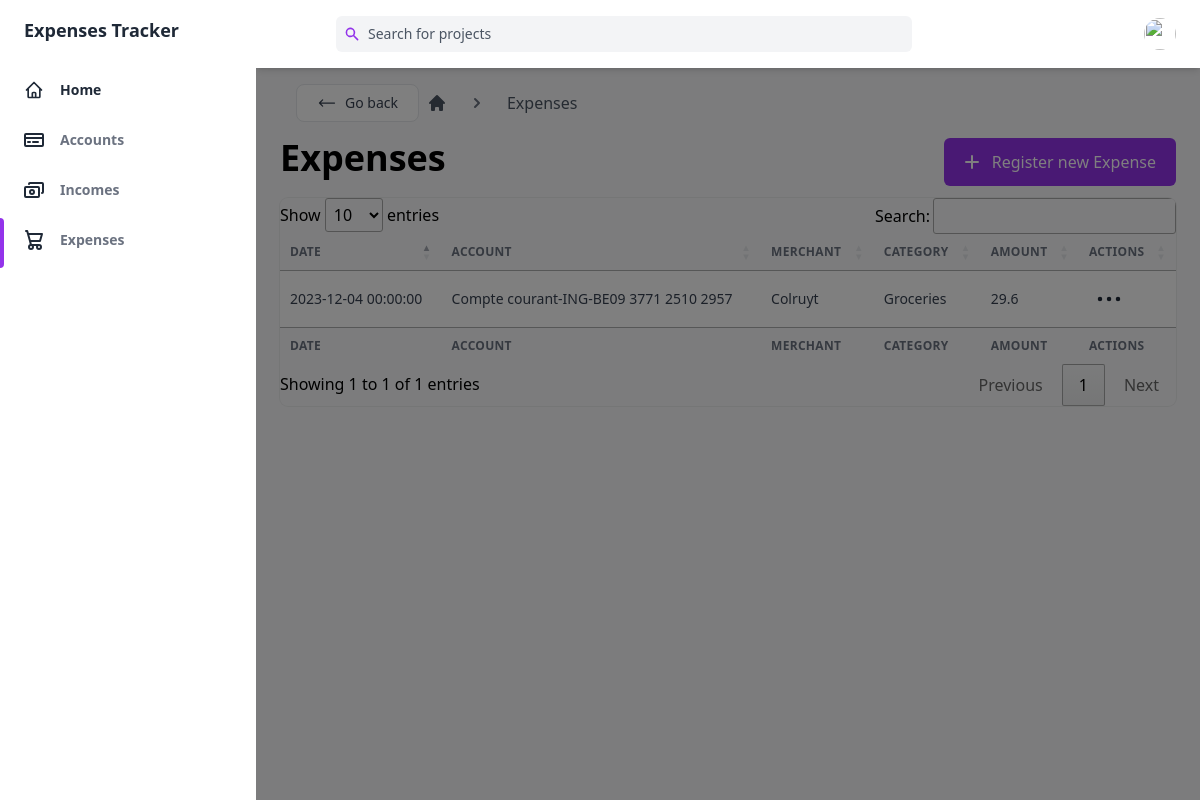
The app's page /expenses (signed in) with its own data.
### main/models.py (models this page shows)
class Expense(db.Model):
    id = db.Column(db.Integer, primary_key=True)
    user_id = db.Column(db.Integer, db.ForeignKey('user.id'), nullable=False)
    account_id = db.Column(db.Integer, db.ForeignKey('account.id'), nullable=False)
    expense_date = db.Column(db.DateTime, default=datetime.now())
    category = db.Column(db.String(50), nullable=False)
    proof = db.Column(db.String(50), default='default.jpg')
    merchant = db.Column(db.String(50), nullable=False)
    description = db.Column(db.String(50))
    amount = db.Column(db.Float, nullable=False)
    details = db.relationship('ExpenseDetail', back_populates='expense', lazy=True)

### main/routes.py (the view)
@app.route("/expenses")
@login_required
def expenses():
    expenses = Expense.query.filter_by(user_id=current_user.id).all()
    for expense in expenses:
        related_account = Account.query.get(expense.account_id)
        expense.account_id = related_account.category+"-"+related_account.bank+"-"+related_account.iban
    return render_template('expenses.html', title="expenses", expenses=expenses)

### main/models.py (called while the page is built)
@login_manager.user_loader
def load_user(user_id):
    return User.query.get(int(user_id))

### main/templates/expenses.html (shortened to what this page needs)
{% extends "base.html" %}
{% block main %}
<script src="https://cdn.tailwindcss.com"></script>
<div class="flex items-center px-4 py-4 overflow-x-auto whitespace-nowrap">
    <button  onclick="history.back()" type="button" class="w-full flex items-center justify-center w-1/2 px-5 py-2 mr-2 text-sm text-gray-700 transition-colors duration-200 bg-white border rounded-lg gap-x-2 sm:w-auto dark:hover:bg-gray-800 dark:bg-gray-900 hover:bg-gray-100 dark:text-gray-200 dark:border-gray-700">
        <svg class="w-5 h-5 rtl:rotate-180" xmlns="http://www.w3.org/2000/svg" fill="none" viewBox="0 0 24 24" stroke-width="1.5" stroke="currentColor">
            <path stroke-linecap="round" stroke-linejoin="round" d="M6.75 15.75L3 12m0 0l3.75-3.75M3 12h18" />
        </svg>
        <span>Go back</span>
    </button>
    <a href="{{url_for('dashboard')}}" class="text-gray-600 dark:text-gray-200">
        <svg xmlns="http://www.w3.org/2000/svg" class="w-5 h-5" viewBox="0 0 20 20" fill="currentColor">
            <path d="M10.707 2.293a1 1 0 00-1.414 0l-7 7a1 1 0 001.414 1.414L4 10.414V17a1 1 0 001 1h2a1 1 0 001-1v-2a1 1 0 011-1h2a1 1 0 011 1v2a1 1 0 001 1h2a1 1 0 001-1v-6.586l.293.293a1 1 0 001.414-1.414l-7-7z" />
        </svg>
    </a>
    <span class="mx-5 text-gray-500 dark:text-gray-300 rtl:-scale-x-100">
        <svg xmlns="http://www.w3.org/2000/svg" class="w-5 h-5" viewBox="0 0 20 20" fill="currentColor">
            <path fill-rule="evenodd" d="M7.293 14.707a1 1 0 010-1.414L10.586 10 7.293 6.707a1 1 0 011.414-1.414l4 4a1 1 0 010 1.414l-4 4a1 1 0 01-1.414 0z" clip-rule="evenodd" />
        </svg>
    </span>
    <a href="{{url_for('expenses')}}" class="text-gray-600 dark:text-gray-200 hover:underline">
        Expenses
    </a>
</div>
<div class="flex flex-col space-y-6 md:space-y-0 md:flex-row justify-between">
    <div class="mr-6">
      <h1 class="dark:text-white text-4xl font-semibold mb-2">Expenses</h1>
    </div>
    <div class="flex flex-wrap items-start justify-end -mb-3">
        <a href="{{url_for('new_expense')}}">
            <button class="inline-flex px-5 py-3 text-white bg-purple-600 hover:bg-purple-700 focus:bg-purple-700 rounded-md ml-6 mb-3">
                <svg aria-hidden="true" fill="none" viewBox="0 0 24 24" stroke="currentColor" class="flex-shrink-0 h-6 w-6 text-white -ml-1 mr-2">
                  <path stroke-linecap="round" stroke-linejoin="round" stroke-width="2" d="M12 6v6m0 0v6m0-6h6m-6 0H6" />
                </svg>
                Register new Expense
            </button>
        </a>
    </div>
</div>
<div class="w-full mb-8 overflow-hidden rounded-lg shadow-xs">
    <div class="w-full overflow-x-auto">
        <table id="expenses" class="w-full whitespace-no-wrap" style="width:100%">
            <thead>
                <tr class="text-xs font-semibold tracking-wide text-left text-gray-500 uppercase border-b dark:border-gray-700 bg-gray-50 dark:text-gray-400 dark:bg-gray-800">
                    <th class="px-4 py-3">Date</th>
                    <th class="px-4 py-3">Account</th>
                    <th class="px-4 py-3">Merchant</th>
                    <th class="px-4 py-3">Category</th>
                    <th class="px-4 py-3">Amount</th>
                    <th class="px-4 py-3">Actions</th>
                </tr>
            </thead>
            <tbody class="bg-white divide-y dark:divide-gray-700 dark:bg-gray-800">
            {% for expense in expenses %}
            <tr class="text-gray-700 dark:text-gray-400">
                <td class="px-4 py-3 text-sm">{{expense.expense_date}}</td>
                <td class="px-4 py-3 text-sm">{{expense.account_id}}</td>
                <td class="px-4 py-3 text-sm">{{expense.merchant}}</td>
                <td class="px-4 py-3 text-sm">{{expense.category}}</td>
                <td class="px-4 py-3 text-sm">{{expense.amount}}</td>
                <td>
                    <div class="flex items-center space-x-4 text-sm">
                      <a href="{{url_for('expense',expense_id=expense.id)}}">
                          <button class="flex items-center justify-between px-2 py-2 text-sm font-medium leading-5 text-purple-600 rounded-lg dark:text-gray-400 focus:outline-none focus:shadow-outline-gray" aria-label="Edit">
                              <svg class="w-6 h-6 text-gray-800 dark:text-white" aria-hidden="true" xmlns="http://www.w3.org/2000/svg" fill="currentColor" viewBox="0 0 16 3">
                                <path d="M2 0a1.5 1.5 0 1 1 0 3 1.5 1.5 0 0 1 0-3Zm6.041 0a1.5 1.5 0 1 1 0 3 1.5 1.5 0 0 1 0-3ZM14 0a1.5 1.5 0 1 1 0 3 1.5 1.5 0 0 1 0-3Z"/>
                              </svg>
                          </button>
                      </a>
                    </div>
                </td>
            </tr>
            {% endfor %}
            </tbody>
            <tfoot>
                <tr class="text-xs font-semibold tracking-wide text-left text-gray-500 uppercase border-b dark:border-gray-700 bg-gray-50 dark:text-gray-400 dark:bg-gray-800">
                    <th class="px-4 py-3">Date</th>
                    <th class="px-4 py-3">Account</th>
                    <th class="px-4 py-3">Merchant</th>
                    <th class="px-4 py-3">Category</th>
                    <th class="px-4 py-3">Amount</th>
                    <th class="px-4 py-3">Actions</th>
                </tr>
            </tfoot>
        </table>
    </div>
</div>
{% endblock main %}

### records on screen
Expense: expense_date "2023-12-04 00:00:00", account_id "Compte courant-ING-BE09 3771 2510 2957", merchant "Colruyt", category "Groceries", amount "29.6"
